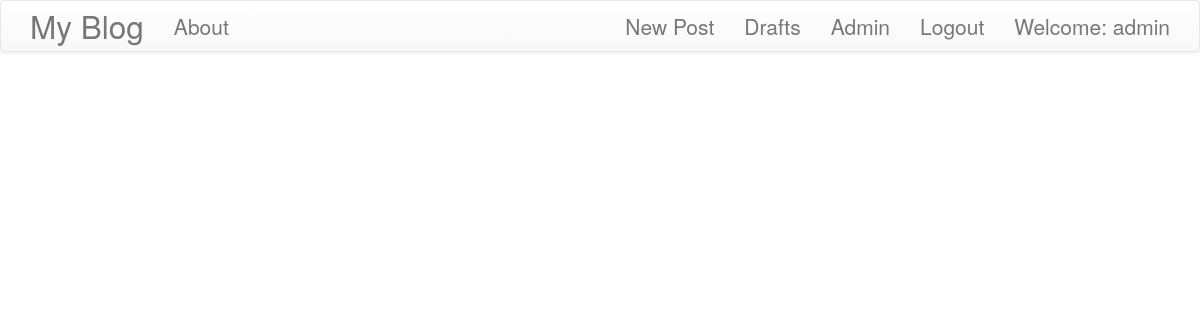
The page /drafts/ (signed in) on the database as committed earlier.
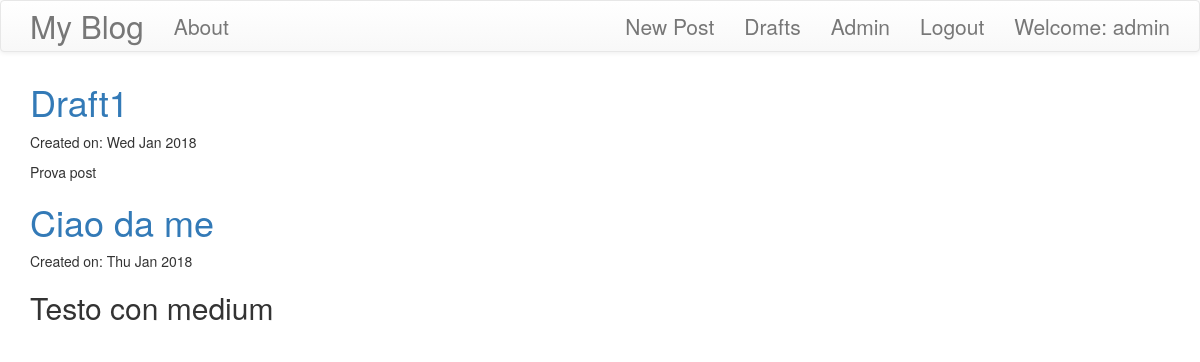
The same page on the database as committed later.
### blog/models.py (models this page shows, shortened)
class Post(models.Model):
    author = models.ForeignKey('auth.User')
    title = models.CharField(max_length=200)
    text = models.TextField()
    create_date = models.DateTimeField(default=timezone.now())
    publish_date = models.DateTimeField(blank=True, null=True)

### blog/views.py (the view)
# urls.py: url(r'^drafts/$', views.DraftListView.as_view(), name='post_draft_list'),
class DraftListView(LoginRequiredMixin, ListView):
    login_url = '/login/'
    redirect_field_name = 'blog/post_draft_list.html'
    template_name = 'post_draft_list.html'
    model = Post
    def get_queryset(self):
        return Post.objects.filter(publish_date__isnull=True).order_by('create_date')

### blog/templates/blog/post_draft_list.html
{% extends "blog/base.html" %}
{% block content %}
 <div class="centerstage">
     {% for post in post_list %}
        <div class="post">
            <h1>
                <a href="{% url 'blog:post_detail' pk=post.pk %}">{{post.title}}</a>
            </h1>
            <div class="date">
                <p>Created on: {{post.create_date|date:"D M Y"}}</p>
            </div>
            <p>{{ post.text|safe|truncatechars:200 }}</p>
        </div>
     {% endfor %}
</div>
{% endblock %}

### blog/templates/blog/base.html (shortened to what this page needs)
<!DOCTYPE html>
{% load staticfiles %}
<html lang="en">
<head>
    <link rel="stylesheet" href="{% static 'bootstrap-3.3.7/css/bootstrap.css' %} " />
    <link rel="stylesheet" href="{% static 'bootstrap-3.3.7/css/bootstrap-theme.css' %} " />
    <link rel="stylesheet" href="{% static 'medium-editor-5.23.3/css/medium-editor.css' %} " />
    <link rel="stylesheet" href="{% static 'medium-editor-5.23.3/css/themes/default.css' %} " />
    <link rel="stylesheet" href="{% static 'css/blog.css' %} " />
</head>
<body>
    <nav class="navbar navbar-default techfont custom-navbar">
        <div class="container">
            <ul class="nav navbar-nav">
                <li><a class="navbar-brand big-brand" href="{% url 'blog:post_list' %}">My Blog</a></li>
                <li><a href="{% url 'blog:about' %}">About</a></li>
                <li><a href="#"></a></li>
            </ul>
            <ul class="nav navbar-nav navbar-right">
                {% if user.is_authenticated %}
                    <li><a class="navbar-link" href="{% url 'blog:post_new' %}">New Post</a></li>
                    <li><a class="navbar-link" href="{% url 'blog:post_draft_list' %}">Drafts</a></li>
                    <li><a class="navbar-link" href="{% url 'admin:index' %}">Admin</a></li>
                    <li><a class="navbar-link" href="{% url 'logout' %}">Logout</a></li>
                    <li><a>Welcome: {{ user.username }}</a></li>
                {% else %}
                    <li><a class="navbar-link" href="{% url 'login' %}">
                            <span class="glyphicon glyphicon-user"></span>
                        </a>
                    </li>
                {% endif %}
            </ul>
        </div>
    </nav>
    <div class="content container">
        <div class="row">
            <div class="col-md-8">
                <div class="blog-posts">
                    {% block content %}
                    {% endblock %}
                </div>
            </div>
        </div>
    </div>
</body>
</html>

Rows that differ between the two databases and show on the page:
added Post: title "Draft1", create_date "Wed Jan 2018", text "Prova post"
added Post: title "Ciao da me", create_date "Thu Jan 2018", text "Testo con medium"
